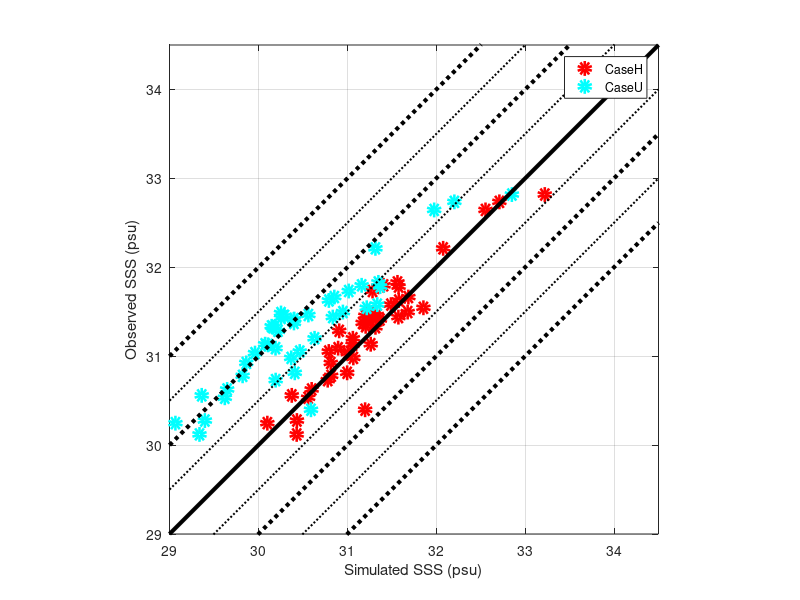

The MATLAB script that drew this image: (Note: this script raises an error after producing the figure.)
clc; clear all; close all;

load('dataset_scatter_s')

figure(1)
plot(sm_h,so,'or','linewidth',5)
corrcoef(sm_h,so)
grid on
hold on
plot(sm_u,so,'oc','linewidth',5)
corrcoef(sm_u,so)
xlabel('Simulated SSS (psu)')
ylabel('Observed SSS (psu)')
xticks(29:34)
axis([29 34.5 29 34.5])
pbaspect([1 1 1])
plot([29 34.5],[29 34.5],'k','linewidth',3)
plot([29 34.5],[29+0.5 34.5+0.5],'k:','linewidth',1.5)
plot([29 34.5],[29+1 34.5+1],'k:','linewidth',3)
plot([29 34.5],[29+1.5 34.5+1.5],'k:','linewidth',1.5)
plot([29 34.5],[29+2 34.5+2],'k:','linewidth',3)
plot([29 34.5],[29-0.5 34.5-0.5],'k:','linewidth',1.5)
plot([29 34.5],[29-1 34.5-1],'k:','linewidth',3)
plot([29 34.5],[29-1.5 34.5-1.5],'k:','linewidth',1.5)
plot([29 34.5],[29-2 34.5-2],'k:','linewidth',3)
legend('CaseH','CaseU')
ax = gca;
ax.FontSize = 40;
